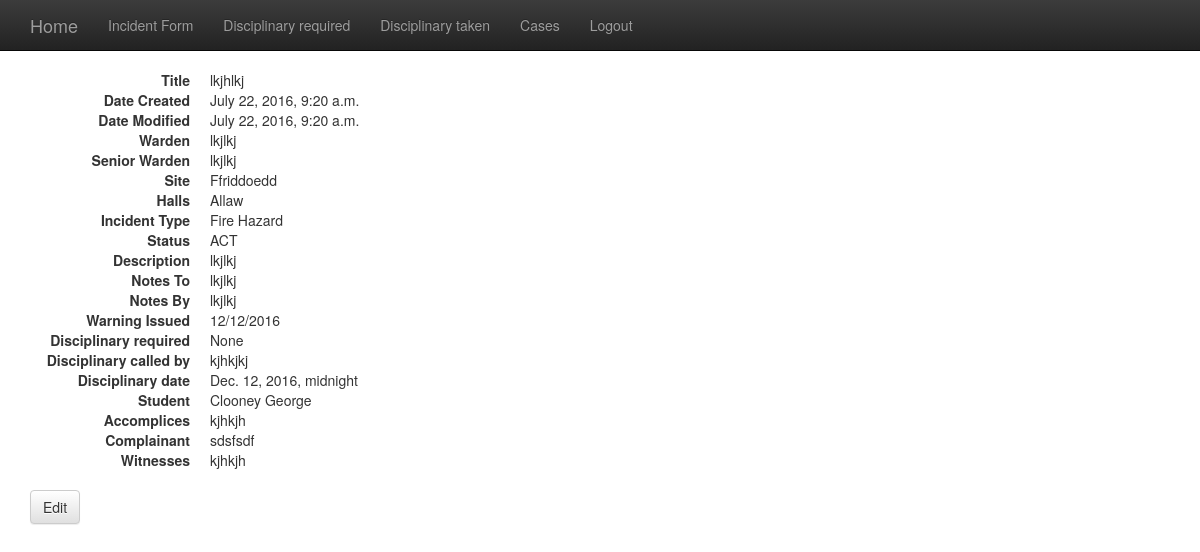
Before: /wardens/detail/1/ (signed in) with the older database file.
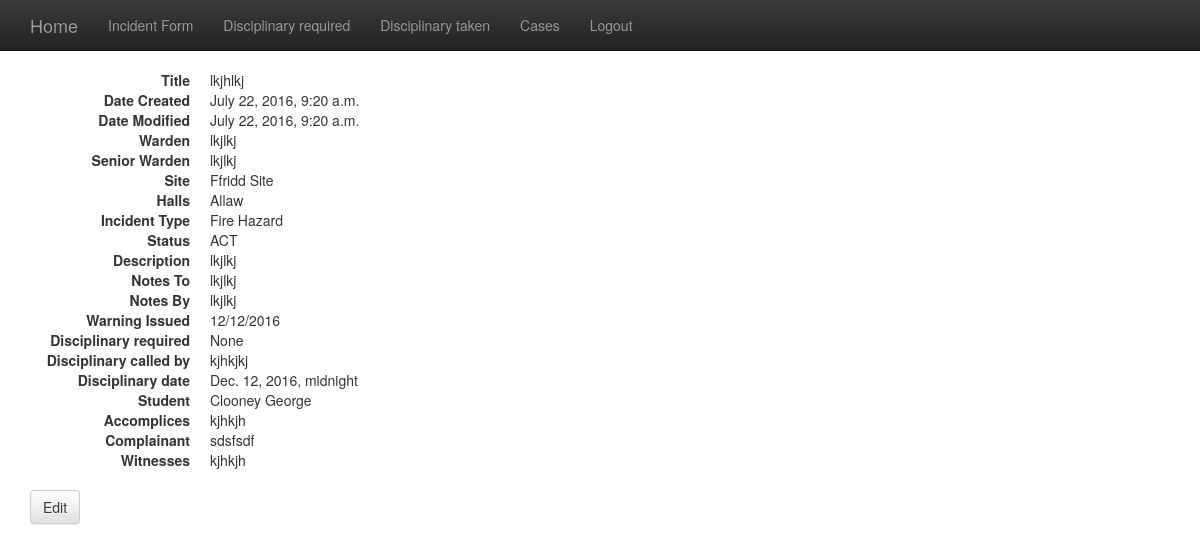
After: the same page with the newer database file.
### wardens/models.py (models this page shows)
class Incident(models.Model):       # all fields related to creating an incident report and/or viewing cases i.e closed
    title = models.CharField(max_length=100)
    date_created = models.DateTimeField(auto_now_add=True)
    date_modified = models.DateTimeField(auto_now=True)
    warden_name = models.CharField(max_length=150)
    senior_warden = models.CharField(max_length=150)
    site = models.ForeignKey(Site, related_name='incidents')
    incident_type = models.ForeignKey(IncidentType, related_name='incidents')
    halls = models.ForeignKey(Hall, related_name='incidents')
    ACTIVE = 'Active'
    CLOSED = 'Closed'
    CASE_STATUS = (
        (ACTIVE, 'Active'),
        (CLOSED, 'Closed'),
    )
    Case_Status = models.CharField(
        max_length=50,
        choices=CASE_STATUS,
    )
    description = models.TextField()
    notes_to = models.TextField(null=True, blank=True)
    notes_by = models.TextField(null=True, blank=True)
    warning_issued = models.CharField(max_length=250, null=True, blank=True)
    YES = 'YES'
    NO = 'No'
    DISCIPLINARY_REQUIRED = (
        (YES, 'Yes'),
        (NO, 'No'),
    )
    Disciplinary_required = models.CharField(
        null=True,
        max_length=50,
        choices=DISCIPLINARY_REQUIRED
    )
    disciplinary_called_by = models.CharField(max_length=150, null=True, blank=True)
    disciplinary_date = models.DateTimeField(null=True, blank=True)
    student = models.ForeignKey(Student, related_name='incidents')
    complainant = models.CharField(max_length=500, null=True, blank=True)
    accomplices = models.CharField(max_length=500, null=True, blank=True)
    witnesses = models.CharField(max_length=500, null=True, blank=True)

class Site(models.Model):   #site model containing all relevant information regarding site
    name = models.CharField(max_length=100)
    def __str__(self):
        return self.name

class Hall(models.Model):   #Hall model containing all relevant information regarding student
    name = models.CharField(max_length=40)
    site = models.ForeignKey(Site, related_name='halls')
    def __str__(self):
        return self.name

class IncidentType(models.Model):   #Model for the type of incident at hand
    type = models.CharField(max_length=50)
    def __str__(self):
        return self.type

class Student(models.Model):                        #student model. containing all relevant information regarding student
    banner_id = models.CharField(max_length=12)
    surname = models.CharField(max_length=60)
    forename = models.CharField(max_length=60)
    site = models.CharField(max_length=30)
    hall = models.CharField(max_length=30)
    room_number = models.CharField(max_length=50)
    def __str__(self):
        return '%s %s' % (self.surname, self.forename)

### wardens/views.py (the view)
# urls.py: url(r'^detail/(?P<pk>[0-9]+)/$', views.detail, name='detail'),
@login_required
def detail(request, pk):
    try:
        incident = Incident.objects.get(pk=pk)      #get object or 404? reduce amounts of code
    except Incident.DoesNotExist:
        raise Http404("report does not exist")
    return render(request, 'wardens/detail.html', {'incident': incident})

### wardens/templates/wardens/detail.html
{% extends 'wardens/base.html' %}
{% load i18n %}
{% block content %}
<dl  class="dl-horizontal">
  <dt> {% trans 'Title'%}  </dt>
  <dd>{{ incident.title }}</dd>
  <dt> {% trans 'Date Created'%} </dt>
  <dd>{{ incident.date_created }}</dd>
  <dt> {% trans 'Date Modified'%} </dt>
  <dd>{{ incident.date_modified }}</dd>
  <dt> {% trans 'Warden' %} </dt>
  <dd>{{ incident.warden_name }}</dd>
  <dt> {% trans 'Senior Warden'%} </dt>
  <dd>{{ incident.senior_warden }}</dd>
  <dt> {% trans 'Site'%} </dt>
  <dd>{{ incident.site }}</dd>
  <dt> {% trans 'Halls'%} </dt>
  <dd>{{ incident.halls }}</dd>
  <dt> {% trans 'Incident Type'%} </dt>
  <dd>{{ incident.incident_type }}</dd>
  <dt> {% trans 'Status'%} </dt>
  <dd>{{ incident.Case_Status }}</dd>
  <dt> {% trans 'Description'%} </dt>
  <dd>{{ incident.description }}</dd>
  <dt> {% trans 'Notes To'%} </dt>
  <dd>{{ incident.notes_to }}</dd>
  <dt> {% trans 'Notes By'%} </dt>
  <dd> {{ incident.notes_by }} </dd>
  <dt> {% trans 'Warning Issued'%} </dt>
  <dd>{{ incident.warning_issued }}</dd>
  <dt> {% trans 'Disciplinary required'%} </dt>
  <dd>{{ incident.Disciplinary_required }}</dd>
  <dt> {% trans 'Disciplinary called by'%} </dt>
  <dd>{{ incident.disciplinary_called_by }}</dd>
  <dt> {% trans 'Disciplinary date'%} </dt>
  <dd>{{ incident.disciplinary_date }}</dd>
  <dt> {% trans 'Student'%} </dt>
  <dd>{{ incident.student }}</dd>
  <dt> {% trans 'Accomplices'%} </dt>
  <dd>{{ incident.accomplices }}</dd>
  <dt> {% trans 'Complainant'%} </dt>
  <dd>{{ incident.complainant }}</dd>
  <dt> {% trans 'Witnesses'%} </dt>
  <dd>{{ incident.witnesses }}</dd>
</dl>
<div class="btn-group" role="group" aria-label="...">
  <a href="/wardens/update/1" type="button" class="btn btn-default">Edit</a>
</div>
{% endblock %}

Changed rows visible on the page:
changed through a linked row, Incident "lkjhlkj": site "Ffriddoedd" → "Ffridd Site"
